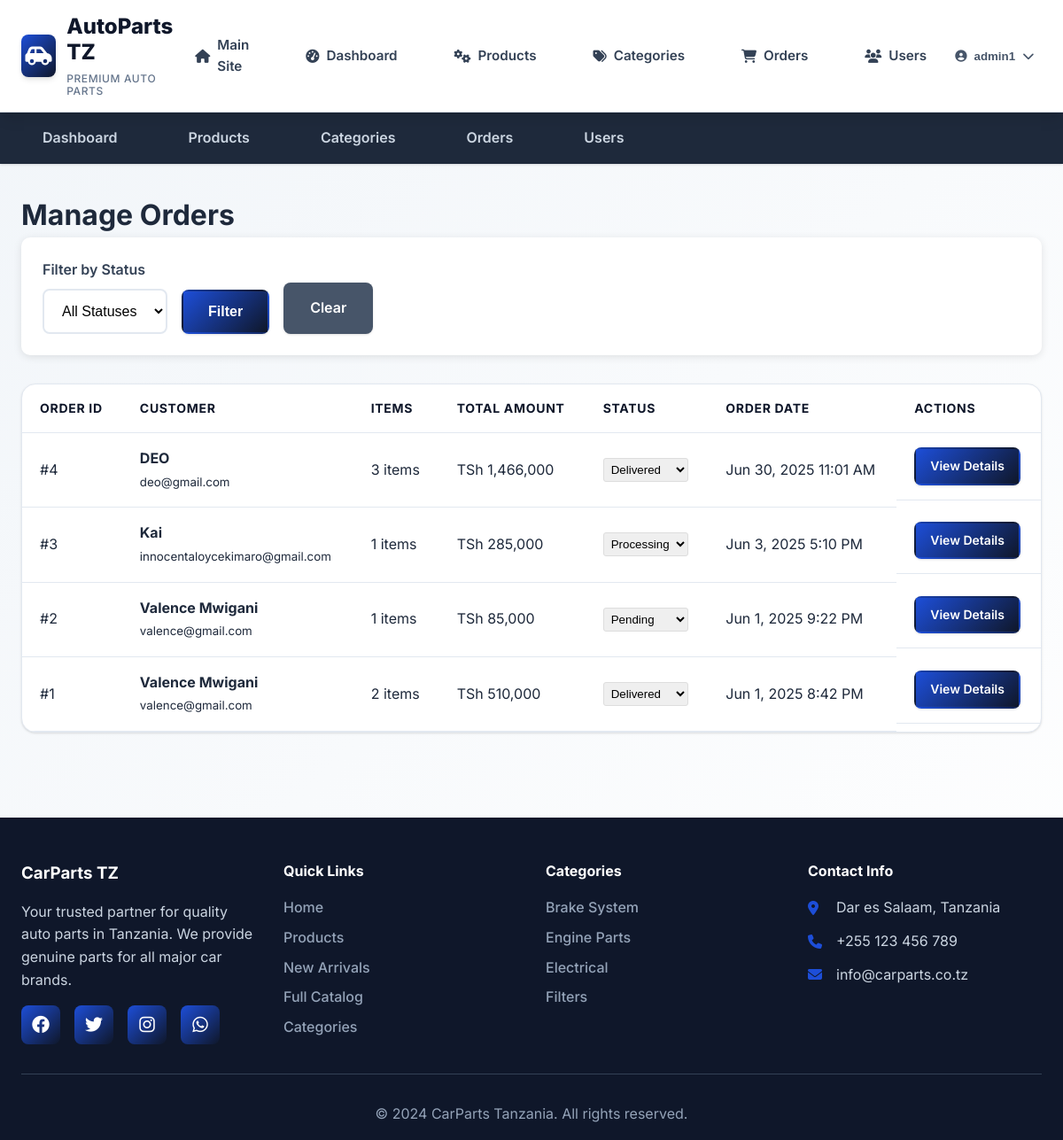
Screenshot of /admin/orders.php (signed in) with the database file from the repository.
### tables this page shows
CREATE TABLE `orders` (
  `id` int(11) NOT NULL,
  `user_id` int(11) DEFAULT NULL,
  `total_amount` decimal(10,2) NOT NULL,
  `status` enum('pending','processing','shipped','delivered','cancelled') DEFAULT 'pending',
  `shipping_address` text NOT NULL,
  `phone` varchar(20) NOT NULL,
  `created_at` timestamp NOT NULL DEFAULT current_timestamp()
);

CREATE TABLE `users` (
  `id` int(11) NOT NULL,
  `username` varchar(50) NOT NULL,
  `email` varchar(100) NOT NULL,
  `password` varchar(255) NOT NULL,
  `full_name` varchar(100) NOT NULL,
  `phone` varchar(20) DEFAULT NULL,
  `address` text DEFAULT NULL,
  `role` enum('customer','admin') DEFAULT 'customer',
  `created_at` timestamp NOT NULL DEFAULT current_timestamp()
);

### includes/functions.php (called while the page is built, shortened)
<?php
function formatPrice($price) {
    return 'TSh ' . number_format($price, 0, '.', ',');
}
?>

### admin/orders.php (the view, shortened to what this page needs)
<?php
$root_path = dirname(__DIR__);
require_once $root_path . '/includes/functions.php';
$database = new Database();
$db = $database->getConnection();
$page = isset($_GET['page']) ? (int)$_GET['page'] : 1;
$per_page = 20;
$offset = ($page - 1) * $per_page;
$where_clause = '';
$params = [];
$query = "SELECT o.*, u.full_name, u.email,
                 COUNT(oi.id) as item_count
          FROM orders o
          JOIN users u ON o.user_id = u.id
          LEFT JOIN order_items oi ON o.id = oi.order_id
          $where_clause
          GROUP BY o.id
          ORDER BY o.created_at DESC
          LIMIT $per_page OFFSET $offset";
$stmt = $db->prepare($query);
$stmt->execute($params);
$orders = $stmt->fetchAll(PDO::FETCH_ASSOC);
include '../includes/header.php';
?>
<nav class="admin-nav">
    <div class="container">
        <ul>
            <li><a href="dashboard.php">Dashboard</a></li>
            <li><a href="products.php">Products</a></li>
            <li><a href="categories.php">Categories</a></li>
            <li><a href="orders.php">Orders</a></li>
            <li><a href="users.php">Users</a></li>
        </ul>
    </div>
</nav>
<main class="admin-content">
    <div class="container">
        <h1>Manage Orders</h1>
        <div style="background: white; padding: 1.5rem; border-radius: 10px; margin-bottom: 2rem; box-shadow: 0 2px 10px rgba(0,0,0,0.1);">
            <form method="GET" style="display: flex; gap: 1rem; align-items: end;">
                <div class="form-group" style="margin-bottom: 0;">
                    <label>Filter by Status</label>
                    <select name="status" class="form-control">
                        <option value="">All Statuses</option>
                    </select>
                </div>
                <button type="submit" class="btn btn-primary">Filter</button>
                <a href="orders.php" class="btn btn-secondary">Clear</a>
            </form>
        </div>
        <div class="data-table">
            <table>
                <thead>
                    <tr>
                        <th>Order ID</th>
                        <th>Customer</th>
                        <th>Items</th>
                        <th>Total Amount</th>
                        <th>Status</th>
                        <th>Order Date</th>
                        <th>Actions</th>
                    </tr>
                </thead>
                <tbody>
                    <?php if (empty($orders)): ?>
                        <tr>
                            <td colspan="7" style="text-align: center; color: #6c757d;">No orders found</td>
                        </tr>
                    <?php else: ?>
                        <?php foreach ($orders as $order): ?>
                            <tr>
                                <td>#<?php echo $order['id']; ?></td>
                                <td>
                                    <strong><?php echo htmlspecialchars($order['full_name']); ?></strong><br>
                                    <small><?php echo htmlspecialchars($order['email']); ?></small>
                                </td>
                                <td><?php echo $order['item_count']; ?> items</td>
                                <td><?php echo formatPrice($order['total_amount']); ?></td>
                                <td>
                                    <form method="POST" style="display: inline;">
                                        <select name="status" onchange="this.form.submit()" style="padding: 0.25rem; border-radius: 3px; border: 1px solid #ddd;">
                                            <option value="pending" <?php echo $order['status'] === 'pending' ? 'selected' : ''; ?>>Pending</option>
                                            <option value="processing" <?php echo $order['status'] === 'processing' ? 'selected' : ''; ?>>Processing</option>
                                            <option value="delivered" <?php echo $order['status'] === 'delivered' ? 'selected' : ''; ?>>Delivered</option>
                                        </select>
                                    </form>
                                </td>
                                <td><?php echo date('M j, Y g:i A', strtotime($order['created_at'])); ?></td>
                                <td class="action-buttons">
                                    <a href="order_details.php?id=<?php echo $order['id']; ?>" class="btn btn-sm btn-primary">View Details</a>
                                </td>
                            </tr>
                        <?php endforeach; ?>
                    <?php endif; ?>
                </tbody>
            </table>
        </div>
    </div>
</main>
<?php include '../includes/footer.php'; ?>

### assets/css/styles2.css (style rules this page uses)
* { margin: 0; padding: 0; box-sizing: border-box; }
:root { --primary-color: #1d4ed8; --primary-dark: #0f172a; --secondary-color: #f59e0b; --accent-color: #10b981; --danger-color: #dc2626; --warning-color: #facc15; --success-color: #22c55e; --info-color: #2563eb; --dark-color: #1e293b; --light-color: #f8fafc; --gray-100: #f1f5f9; --gray-200: #e2e8f0; --gray-300: #cbd5e1; --gray-400: #94a3b8; --gray-500: #64748b; --gray-600: #475569; --gray-700: #334155; --gray-800: #1e293b; --gray-900: #0f172a; --white: #ffffff; --shadow-sm: 0 1px 2px 0 rgb(0 0 0 / 0.05); --shadow: 0 1px 3px 0 rgb(0 0 0 / 0.1), 0 1px 2px -1px rgb(0 0 0 / 0.1); --shadow-md: 0 4px 6px -1px rgb(0 0 0 / 0.1), 0 2px 4px -2px rgb(0 0 0 / 0.1); --shadow-lg: 0 10px 15px -3px rgb(0 0 0 / 0.1), 0 4px 6px -4px rgb(0 0 0 / 0.1); --shadow-xl: 0 20px 25px -5px rgb(0 0 0 / 0.1), 0 8px 10px -6px rgb(0 0 0 / 0.1); --border-radius: 0.5rem; --border-radius-lg: 0.75rem; --border-radius-xl: 1rem; }
body { font-family: "Inter", "Segoe UI", Tahoma, Geneva, Verdana, sans-serif; line-height: 1.6; color: var(--gray-800); background: linear-gradient(135deg, var(--gray-100) 0%, var(--white) 100%); min-height: 100vh; }
.container { max-width: 1200px; margin: 0 auto; padding: 0 1.5rem; }
.btn { padding: 0.875rem 1.75rem; border: none; border-radius: var(--border-radius); cursor: pointer; font-size: 1rem; font-weight: 600; text-decoration: none; display: inline-flex; align-items: center; justify-content: center; gap: 0.5rem; text-align: center; transition: all 0.3s ease; box-shadow: var(--shadow); border: 2px solid transparent; }
.btn-primary { background: linear-gradient(135deg, var(--primary-color), var(--primary-dark)); color: var(--white); }
.btn-secondary { background: var(--gray-600); color: var(--white); }
.form-group { margin-bottom: 1.5rem; }
.form-group label { display: block; margin-bottom: 0.5rem; font-weight: 600; color: var(--gray-700); }
.form-control { width: 100%; padding: 0.875rem 1rem; border: 2px solid var(--gray-200); border-radius: var(--border-radius); font-size: 1rem; background: var(--white); transition: all 0.3s ease; }
.cart-table, .data-table { width: 100%; background: var(--white); border-radius: var(--border-radius-xl); overflow: hidden; box-shadow: var(--shadow); border: 1px solid var(--gray-200); }
.cart-table table, .data-table table { width: 100%; border-collapse: collapse; }
.cart-table th, .cart-table td, .data-table th, .data-table td { padding: 1rem 1.25rem; text-align: left; border-bottom: 1px solid var(--gray-200); }
.cart-table th, .data-table th { background: var(--gray-50); font-weight: 700; color: var(--gray-900); font-size: 0.875rem; text-transform: uppercase; letter-spacing: 0.05em; }
.admin-nav { background: var(--gray-800); padding: 1rem 0; box-shadow: var(--shadow); }
.admin-nav ul { display: flex; list-style: none; gap: 2rem; }
.admin-nav a { color: var(--gray-300); text-decoration: none; padding: 0.75rem 1.5rem; border-radius: var(--border-radius); transition: all 0.3s ease; font-weight: 600; }
.admin-content { padding: 2rem 0; }
.action-buttons { display: flex; gap: 0.5rem; }
.btn-sm { padding: 0.5rem 1rem; font-size: 0.875rem; }

### rows the page displays
orders: id "4", user.full_name "DEO", user.email "deo@gmail.com", item_count "3", total_amount "TSh 1,466,000", status "Delivered", created_at "Jun 30, 2025 11:01 AM"
orders: id "3", user.full_name "Kai", user.email "innocentaloycekimaro@gmail.com", item_count "1", total_amount "TSh 285,000", status "Processing", created_at "Jun 3, 2025 5:10 PM"
orders: id "2", user.full_name "Valence Mwigani", user.email "valence@gmail.com", item_count "1", total_amount "TSh 85,000", status "Pending", created_at "Jun 1, 2025 9:22 PM"
orders: id "1", user.full_name "Valence Mwigani", user.email "valence@gmail.com", item_count "2", total_amount "TSh 510,000", status "Delivered", created_at "Jun 1, 2025 8:42 PM"

### other values shown
$_SESSION['username'] "admin1"
